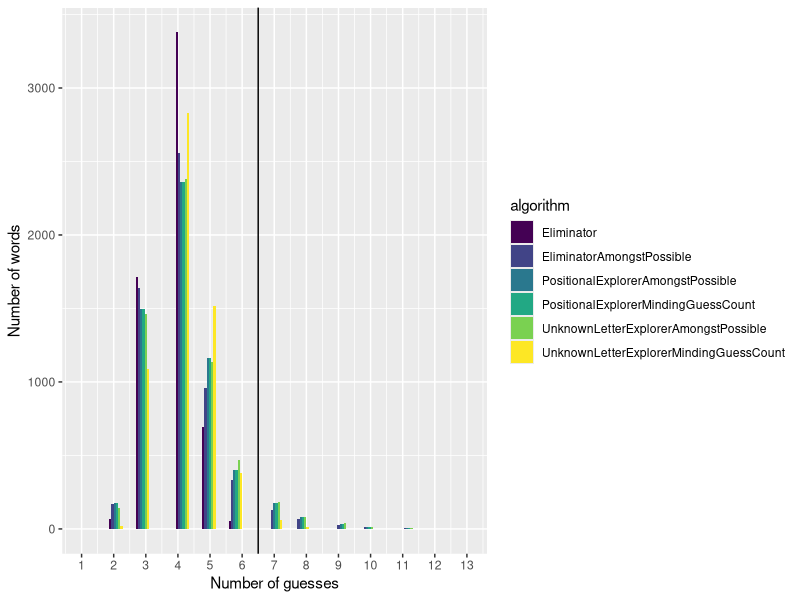

Write R code to recreate this figure.
#!/usr/bin/env Rscript

library(data.table)
library(tidyverse)
library(viridis)

MAX_GUESSES <- 6

algodata <- data.table(rbind(
    read.csv("out_UnknownLetterExplorerAmongstPossible.csv"),
    read.csv("out_UnknownLetterExplorerMindingGuessCount.csv"),
    read.csv("out_PositionalExplorerAmongstPossible.csv"),
    read.csv("out_PositionalExplorerMindingGuessCount.csv"),
    read.csv("out_Eliminator.csv"),
    read.csv("out_EliminatorAmongstPossible.csv")
))

algosummary <- (
    algodata %>%
    mutate(
        success = n_guesses <= MAX_GUESSES
    ) %>%
    group_by(algorithm) %>%
    summarize(
        min = min(n_guesses),
        median = median(n_guesses),
        mean = mean(n_guesses),
        max = max(n_guesses),
        prop_success = mean(success)
    )
)

fig <- (
    ggplot(algodata, aes(x = n_guesses, fill = algorithm)) +
    # geom_density(alpha = 0.5)
    geom_histogram(position = "dodge") +
    scale_fill_viridis(discrete = TRUE) +
    geom_vline(xintercept = MAX_GUESSES + 0.5) +
    scale_x_continuous(
        name = "Number of guesses",
        breaks = 1:max(algodata$n_guesses),
        limits = c(1, NA)
    ) +
    xlab("Number of guesses") +
    ylab("Number of words")
)
print(fig)
